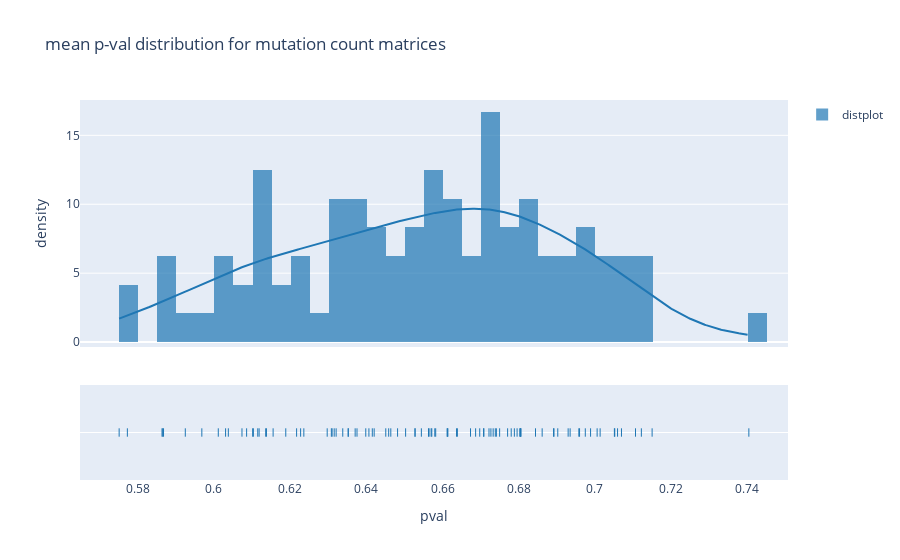

Notebook code for this chart:
### Code cell
hist_data= mut_means[~np.isnan(mut_means)]
hist_data= [hist_data]
group_labels = ['distplot'] # name of the dataset

fig = ff.create_distplot(hist_data, group_labels,
                        bin_size=.005)


fig.update_layout(title_text='mean p-val distribution for mutation count matrices')
fig.update_layout(xaxis_title= 'pval')
fig.update_layout(yaxis_title= 'density')

### Figure 1 — Plotly figure (JSON) as saved in the notebook; plotly's stock layout.template omitted (floating-point values rounded to 4 significant figures; data arrays with more than 128 entries replaced by an {"elided": "..."} marker saying what was removed)
{"data": [{"autobinx": false, "histnorm": "probability density", "legendgroup": "distplot", "marker": {"color": "rgb(31, 119, 180)"}, "name": "distplot", "opacity": 0.7, "type": "histogram", "x": [0.6572, 0.6935, 0.7052, 0.6407, 0.6789, 0.7122, 0.6722, 0.6844, 0.6893, 0.715, 0.6903, 0.693, 0.6503, 0.7051, 0.678, 0.6806, 0.6565, 0.675, 0.6771, 0.6687, 0.6612, 0.6582, 0.6709, 0.6733, 0.6862, 0.7059, 0.6708, 0.7006, 0.6727, 0.7014, 0.6614, 0.6321, 0.6104, 0.6102, 0.6031, 0.6316, 0.5866, 0.5925, 0.5968, 0.5751, 0.6189, 0.6236, 0.6528, 0.6297, 0.6012, 0.6416, 0.6228, 0.6086, 0.6399, 0.6353, 0.5864, 0.6459, 0.6038, 0.631, 0.6155, 0.6138, 0.6119, 0.5868, 0.5773, 0.6217, 0.6115, 0.6353, 0.6074, 0.6338, 0.6308, 0.6805, 0.6741, 0.6674, 0.6613, 0.6637, 0.7404, 0.6421, 0.6796, 0.696, 0.7106, 0.6958, 0.6464, 0.6482, 0.6975, 0.658, 0.6376, 0.6451, 0.6805, 0.6803, 0.657, 0.6545, 0.6891, 0.6563, 0.6528, 0.6739, 0.707, 0.6698, 0.6639, 0.6371, 0.6989, 0.6136], "xaxis": "x", "xbins": {"end": 0.7404, "size": 0.005, "start": 0.5751}, "yaxis": "y"}, {"legendgroup": "distplot", "marker": {"color": "rgb(31, 119, 180)"}, "mode": "lines", "name": "distplot", "showlegend": false, "type": "scatter", "x": {"elided": "500 float values"}, "xaxis": "x", "y": {"elided": "500 float values"}, "yaxis": "y"}, {"legendgroup": "distplot", "marker": {"color": "rgb(31, 119, 180)", "symbol": "line-ns-open"}, "mode": "markers", "name": "distplot", "showlegend": false, "type": "scatter", "x": [0.6572, 0.6935, 0.7052, 0.6407, 0.6789, 0.7122, 0.6722, 0.6844, 0.6893, 0.715, 0.6903, 0.693, 0.6503, 0.7051, 0.678, 0.6806, 0.6565, 0.675, 0.6771, 0.6687, 0.6612, 0.6582, 0.6709, 0.6733, 0.6862, 0.7059, 0.6708, 0.7006, 0.6727, 0.7014, 0.6614, 0.6321, 0.6104, 0.6102, 0.6031, 0.6316, 0.5866, 0.5925, 0.5968, 0.5751, 0.6189, 0.6236, 0.6528, 0.6297, 0.6012, 0.6416, 0.6228, 0.6086, 0.6399, 0.6353, 0.5864, 0.6459, 0.6038, 0.631, 0.6155, 0.6138, 0.6119, 0.5868, 0.5773, 0.6217, 0.6115, 0.6353, 0.6074, 0.6338, 0.6308, 0.6805, 0.6741, 0.6674, 0.6613, 0.6637, 0.7404, 0.6421, 0.6796, 0.696, 0.7106, 0.6958, 0.6464, 0.6482, 0.6975, 0.658, 0.6376, 0.6451, 0.6805, 0.6803, 0.657, 0.6545, 0.6891, 0.6563, 0.6528, 0.6739, 0.707, 0.6698, 0.6639, 0.6371, 0.6989, 0.6136], "xaxis": "x", "y": ["distplot", "distplot", "distplot", "distplot", "distplot", "distplot", "distplot", "distplot", "distplot", "distplot", "distplot", "distplot", "distplot", "distplot", "distplot", "distplot", "distplot", "distplot", "distplot", "distplot", "distplot", "distplot", "distplot", "distplot", "distplot", "distplot", "distplot", "distplot", "distplot", "distplot", "distplot", "distplot", "distplot", "distplot", "distplot", "distplot", "distplot", "distplot", "distplot", "distplot", "distplot", "distplot", "distplot", "distplot", "distplot", "distplot", "distplot", "distplot", "distplot", "distplot", "distplot", "distplot", "distplot", "distplot", "distplot", "distplot", "distplot", "distplot", "distplot", "distplot", "distplot", "distplot", "distplot", "distplot", "distplot", "distplot", "distplot", "distplot", "distplot", "distplot", "distplot", "distplot", "distplot", "distplot", "distplot", "distplot", "distplot", "distplot", "distplot", "distplot", "distplot", "distplot", "distplot", "distplot", "distplot", "distplot", "distplot", "distplot", "distplot", "distplot", "distplot", "distplot", "distplot", "distplot", "distplot", "distplot"], "yaxis": "y2"}], "layout": {"barmode": "overlay", "hovermode": "closest", "legend": {"traceorder": "reversed"}, "title": {"text": "mean p-val distribution for mutation count matrices"}, "xaxis": {"anchor": "y2", "domain": [0, 1], "title": {"text": "pval"}, "zeroline": false}, "yaxis": {"anchor": "free", "domain": [0.35, 1], "position": 0, "title": {"text": "density"}}, "yaxis2": {"anchor": "x", "domain": [0, 0.25], "dtick": 1, "showticklabels": false}}}
